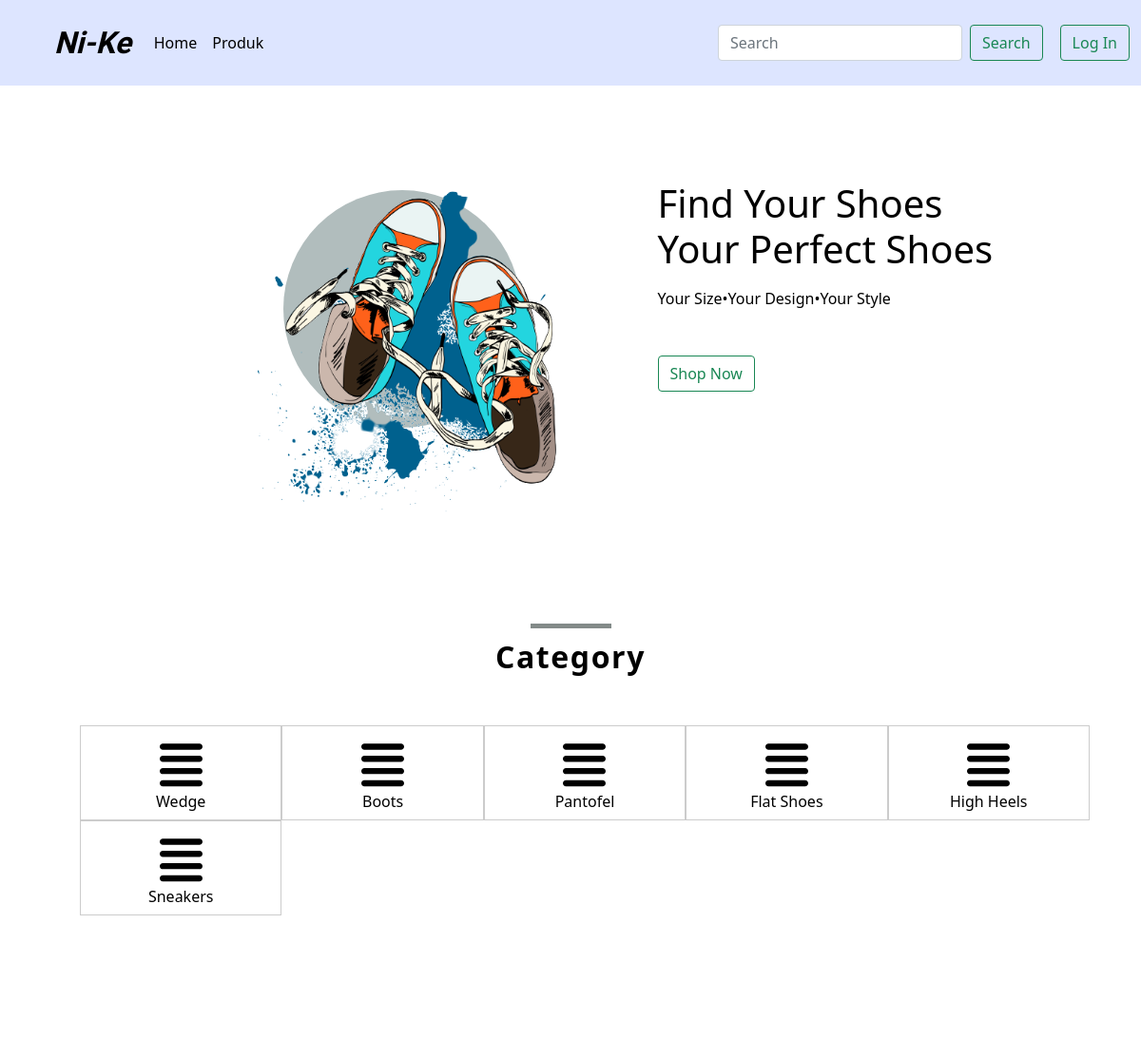
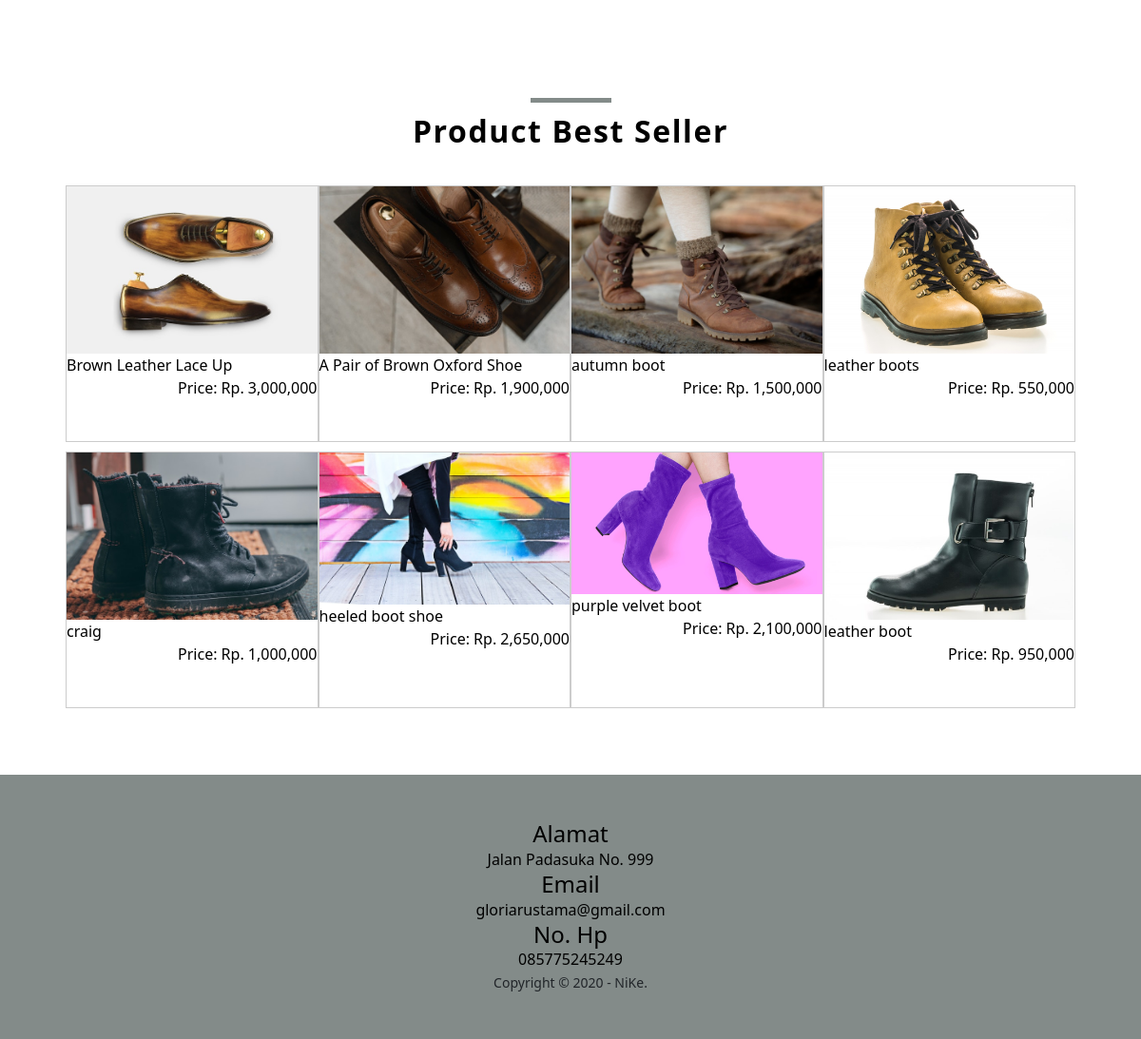
The page / on the database its author committed (2 pictures, top to bottom).
### tables this page shows
CREATE TABLE `category` (
  `category_id` int(11) NOT NULL,
  `category_name` varchar(255) NOT NULL
);

CREATE TABLE `product` (
  `product_id` int(11) NOT NULL,
  `category_id` int(11) NOT NULL,
  `product_name` varchar(100) NOT NULL,
  `product_price` int(11) NOT NULL,
  `product_description` text NOT NULL,
  `product_status` tinyint(4) DEFAULT NULL,
  `product_image` varchar(100) NOT NULL
);

### index.php (the view, shortened to what this page needs)
<?php
include 'db.php';
$kontak = mysqli_query($conn, "SELECT admin_telp, admin_email, admin_alamat FROM admin WHERE admin_id = 1");
$k = mysqli_fetch_object($kontak);
?>
<!DOCTYPE html>
<html lang="en">
<head>
  <link href="https://cdn.jsdelivr.net/npm/bootstrap@5.0.2/dist/css/bootstrap.min.css" rel="stylesheet">
  <link rel="stylesheet" type="text/css" href="stylesheet.css?x=1">
</head>
<body>
  <nav class="navbar navbar-expand-lg nav" style="color: #000;">
  <div class="container-fluid">
    <a class="navbar-brand my-0" href="index.php">Ni-Ke</a>
    <div class="collapse navbar-collapse" id="navbarSupportedContent">
      <ul class="navbar-nav me-auto">
        <li class="nav-item">
          <a class="nav-link active" aria-current="page" href="index.php">Home</a>
        </li>
        <li class="nav-item">
          <a class="nav-link" href="product.php">Produk</a>
        </li>
      </ul>
      <form action="product.php" class="d-flex" role="search">
        <input class="form-control me-2" type="search" placeholder="Search" aria-label="Search">
        <button class="btn btn-outline-success" type="submit">Search</button>
      </form>
      <a href="login.php"><button class="btn btn-outline-success" type="submit">Log In</button></a>
    </div>
  </div>
</nav>
  <div class="jumbotron jumbotron-fluid ms-5 ps-5">
    <div class="container bd-grid d-flex justify-content-evenly ms-5">
      <div class="home">
        <img src="img/bg.png" class="home-img">
      </div>
      <div class="home-data">
        <h1 class="home-title">
          Find Your Shoes <br/>
          Your Perfect Shoes
        </h1>
        <p class="home-script">Your Size•Your Design•Your Style</p>
        <a href="product.php"><button class="btn btn-outline-success" type="submit">Shop Now</button></a>
      </div>
    </div>
  </div>
  <div class="category_container">
    <div class="container">
      <h2 class="justify-content-center text-center">Category</h2>
    <div class="row d-flex justify-content-evenly">
      <div class="box" style="margin: 15px;">
        <?php
          $category = mysqli_query($conn, "SELECT * FROM category ORDER BY category_id DESC");
          if(mysqli_num_rows($category) > 0){
            while($c = mysqli_fetch_array($category)){
        ?>
        <a href="product.php?cate=<?= $c['category_id'] ?>">
          <div class="col-5">
            <p><?= $c['category_name']; ?></p>
          </div>
          <?php }}else{ ?>
          <p>Category tidak Ada</p>
          <?php } ?>
      </div>
      </div>
    </div>
  </div>
  <div class="category_container">
    <div class="container">
      <h2 class="justify-content-center text-center">Product Best Seller</h2>
    <div class="row d-flex justify-content-evenly">
      <div class="box">
        <?php
          $produk = mysqli_query($conn, "SELECT * FROM product WHERE product_status = 1 ORDER BY product_id DESC LIMIT 8");
          if(mysqli_num_rows($produk) > 0){
            while($p = mysqli_fetch_array($produk)){
        ?>
        <a href="detail-product.php?id=<?= $p['product_id'] ?>">
          <div class="col-4">
            <img src="img/<?= $p['product_image'] ?>">
            <p class="name"><?= $p['product_name'] ?></p>
            <p class="price">Price: Rp. <?= number_format($p['product_price']); ?></p>
          </div>
        </a>
        <?php }}else{ ?>
            <p>Product Tidak Ada</p>
          <?php } ?>
      </div>
      </div>
    </div>
    <br>
    <br>
  </div>
  <div class="footer text-center">
    <div class="small-container p-5">
      <h4>Alamat</h4>
      <p><?= $k->admin_alamat; ?></p>
      <h4>Email</h4>
      <p><?= $k->admin_email; ?></p>
      <h4>No. Hp</h4>
      <p><?= $k->admin_telp; ?></p>
      <small>Copyright &copy; 2020 - NiKe.</small>
    </div>
  </div>
</body>
</html>

### stylesheet.css (style rules this page uses)
* { box-sizing: border-box; }
html, body, ul, ol, li, h1, h2, h3, h4, h5, h6, p, form, input, div { margin: 0; padding: 0; }
h1, p, h2, h3, h4 { color: #000000; }
html { scroll-behavior: smooth; }
ul, li { list-style-type: none; }
a { text-decoration: none; }
img { height: auto; display: block; }
.navbar-brand { font-family: "Tangerine", serif; font-size: 32px; font-style: oblique; font-weight: bold; color: #000000; margin-left: 45px; }
.nav-link { color: #000000; }
nav { background-color: #c2d0ff8f; }
.bd-grid { max-width: 1024px; display: grid; grid-template-columns: 100%; column-gap: 2rem; width: calc(100% - 2rem); margin-left: 2.5rem; margin-right: 1rem; }
.jumbotron { overflow: hidden; }
.container { height: 540px; }
.home { position: relative; padding-top: 90px; }
.home-img { position: absolute; top: 50px; max-width: initial; width: 380px; }
.home-title { margin-top: 5rem; margin-bottom: 1rem; }
.home-script { font-weight: 50; margin-bottom: 3rem; }
svg { width: 45px; }
form { margin: 18px; }
.profil h2, .profil h3, .container h2 { margin-left: 45px; }
.container { padding-top: 20px; }
.category_container h2 { position: relative; font-size: 2rem; font-weight: 700; margin: 1.4rem; text-align: center; letter-spacing: 0.1rem; }
.category_container h2::after { content: ""; position: absolute; width: 85px; height: 0.3rem; top: -1rem; left: 0; right: 0; margin: auto; background-color: #838b89; }
.row { width: auto; padding: 15px; margin: 10px 0 25px 0; }
.row::after { content: ""; display: block; clear: both; }
.box::after { content: ""; display: block; clear: both; }
.box .col-4 { width: 25%; height: 270px; border: 1px solid #ccc; float: left; top: 0; box-sizing: border-box; margin-bottom: 10px; }
.col-4 img { width: 100%; box-sizing: border-box; }
.col-4 .price { float: right; color: #000000; font-weight: 20px; }
.box .col-5 { width: 20%; height: 100px; border: 1px solid #ccc; text-align: center; float: left; box-sizing: border-box; padding: 15px; }
.footer { margin-top: 150px; background-color: #838b89; }

### rows shown on the page
category: category_name "Wedge"
category: category_name "Boots"
category: category_name "Pantofel"
category: category_name "Flat Shoes"
category: category_name "High Heels"
category: category_name "Sneakers"
product: product_image (picture), product_name "Brown Leather Lace Up", product_price "3,000,000"
product: product_image (picture), product_name "A Pair of Brown Oxford Shoe", product_price "1,900,000"
product: product_image (picture), product_name "autumn boot", product_price "1,500,000"
product: product_image (picture), product_name "leather boots", product_price "550,000"
product: product_image (picture), product_name "craig", product_price "1,000,000"
product: product_image (picture), product_name "heeled boot shoe", product_price "2,650,000"
product: product_image (picture), product_name "purple velvet boot", product_price "2,100,000"
product: product_image (picture), product_name "leather boot", product_price "950,000"

### other values the page prints
$k->admin_alamat "Jalan Padasuka No. 999"
$k->admin_email "gloriarustama@gmail.com"
$k->admin_telp "085775245249"
